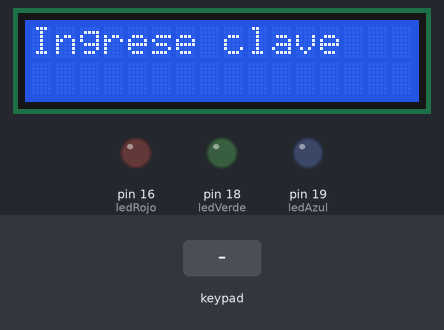
This sketch was run on a simulated Arduino Mega 2560, built with avr-gcc and run on an emulated ATmega2560. Parts: 16×2 character LCD, output pins drawn as LEDs (lit = HIGH). Inputs (shaded band) come from the test bench.

Above: at 2.2 s.
2.3 s: keypad keys 1 0 0 6 pressed 0.4 s apart
At 4.3 s:
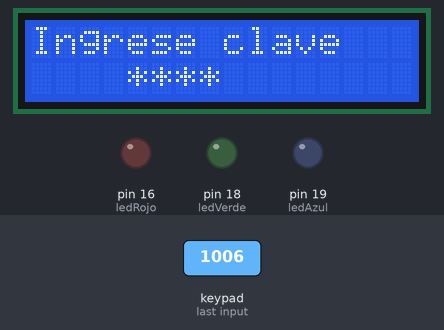
At 7.1 s:
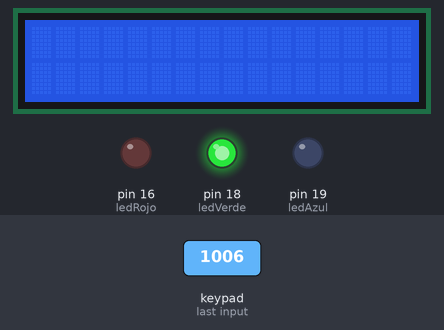
Timing chart, 0 to 8.6 s (numbered marks = the images above; inputs shaded):
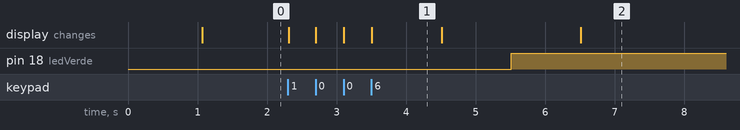

Measured:
- after the input at 2.3 s, pin 18 (ledVerde): LOW → HIGH after 3.2 s; the display: first changes at once (image 1 shows a later state)
- what the display in image 1 shows lasts 1.0 s, from 3.5 s to 4.5 s

The sketch:

Login.ino
```cpp
#include <LiquidCrystal.h>
#include <Keypad.h>

LiquidCrystal lcd(12, 11, 6, 5, 4, 3);

const byte KEYPAD_ROWS = 4;
const byte KEYPAD_COLS = 4;
byte rowPins[KEYPAD_ROWS] = {35, 37, 39, 41};
byte colPins[KEYPAD_COLS] = {43, 45, 47, 49};
char keys[KEYPAD_ROWS][KEYPAD_COLS] = {
  {'1', '2', '3', '+'},
  {'4', '5', '6', '-'},
  {'7', '8', '9', '*'},
  {'.', '0', '=', '/'}
};

Keypad keypad = Keypad(makeKeymap(keys), rowPins, colPins, KEYPAD_ROWS, KEYPAD_COLS);

char clave [] = "1006";
int contador = 0;
char password [4];
int count = 0;
boolean bandera = true;
int ledRojo = 16;
int ledVerde = 18;
int ledAzul = 19;

void setup() {
  lcd.begin(16, 2);
  lcd.print("Bienvenido");
  delay(1000);
  lcd.clear();
  lcd.setCursor(0, 0);
  lcd.print("Ingrese clave");
  lcd.setCursor(4, 1);

  pinMode(ledRojo, OUTPUT); // sets the redPin to be an output
  pinMode(ledVerde, OUTPUT); // sets the greenPin to be an output
  pinMode(ledAzul, OUTPUT); // sets the bluePin to be an output
}

void loop() {
  char key = keypad.getKey();
  if (key && count != 3){
    password[contador] = key;
    contador = contador + 1;
    lcd.print("*");
    if(contador == 4){
        if(password[0]==clave[0] && password[1]==clave[1] && password[2]==clave[2] && password[3]==clave[3]){
          delay(1000);
          lcd.clear();
          lcd.setCursor(0, 0);
          lcd.print("Contrasena");
          lcd.setCursor(0, 1);
          lcd.print("Correcta");
          delay(1000);
          color(0,255, 0); // Led verde
          delay(1000);
          lcd.clear();
          count = 3;
          bandera = true;
        }else{
          delay(1000);
          lcd.clear();
          lcd.setCursor(0, 0);
          lcd.print("Contrasena");
          lcd.setCursor(0, 1);
          lcd.print("Incorrecta");
          count = count + 1;
          delay(1000);
          color(255, 0, 0); // Led rojo
          delay(1000);
          lcd.clear();
          if(count < 3){
              lcd.setCursor(0, 0);
              lcd.print("Ingrese clave");
              lcd.setCursor(4, 1);
          }
          bandera = false;
        }
        contador = 0;
      }
      if(count == 3 && !bandera){
          lcd.setCursor(0, 0);
          lcd.print("Sistema");
          lcd.setCursor(0, 1);
          lcd.print("bloqueado");
          delay(1000);
          color(0, 0, 255); // Led azul
          delay(1000);
      }
    }

  }

  void color (unsigned char red, unsigned char green, unsigned char blue)
  {
  analogWrite(ledRojo, red);
  analogWrite(ledAzul, blue);
  analogWrite(ledVerde, green);
  }
```
